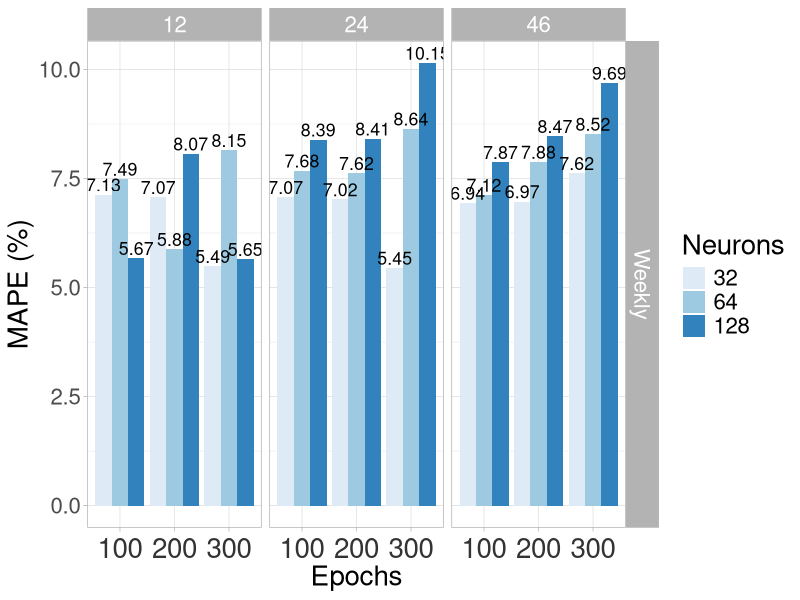
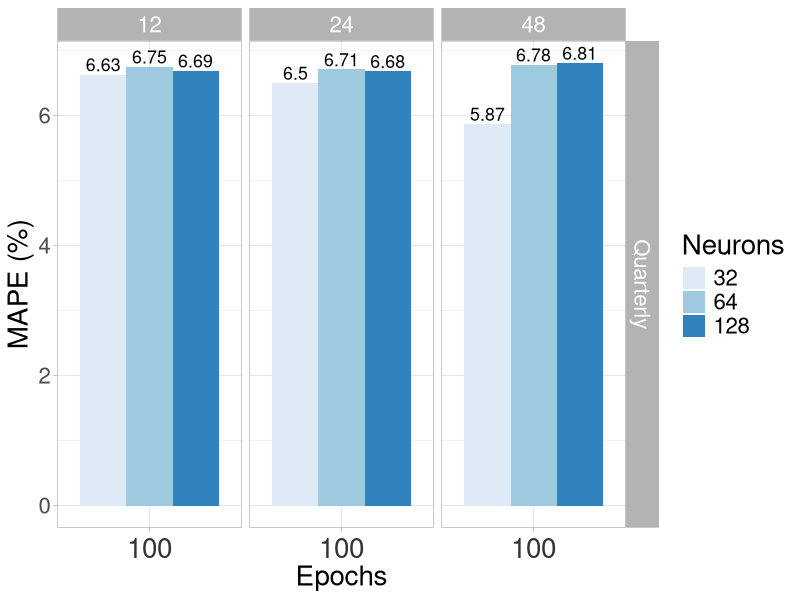
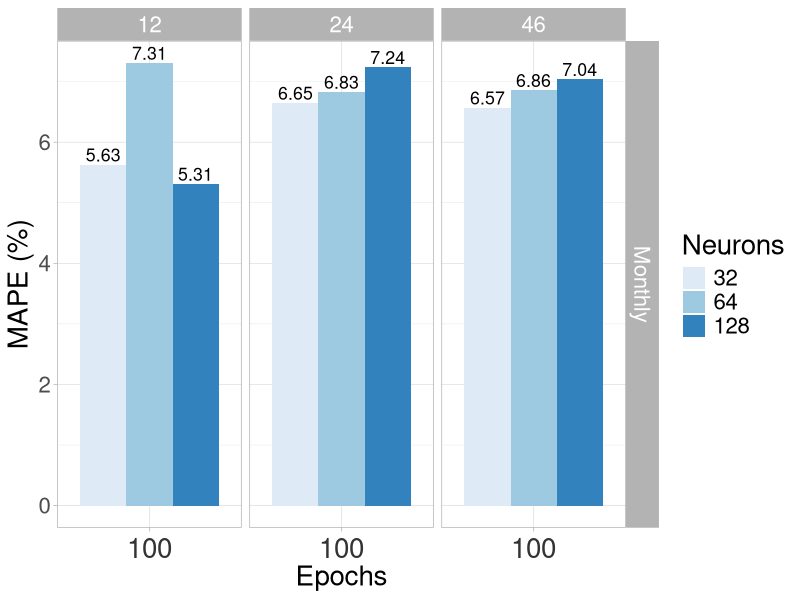

Source code (R) for these figures, in order:
library(readxl)
wkv <- read_excel("Weekly_CNNLSTM_Results.xlsx")
mv<- read_excel("Monthly_CNNLSTM_Results.xlsx")
tv<- read_excel("Trimester_CNNLSTM_Results.xlsx")
#wkv<-rbind(wkv,mv,tv)

Timeline<-1:27
Timeline[1:27]<-"Weekly"
#Timeline[28:54]<-"Monthly"
wkv$Timeline<-cbind(Timeline)

library(dplyr)
library(ggplot2)
wkv$Neurons = as.factor(wkv$Neurons)
wkv$Batches=as.factor(wkv$Batches)
wkv$Epochs=as.factor(wkv$Epochs)
wkv$Timeline=as.factor(wkv$Timeline)


wkv%>%filter(Timeline=="Weekly")%>% ggplot(aes(x=Epochs, y=MAPE,fill=Neurons))+ 
  geom_bar(stat = "identity", position="dodge") + 
  facet_grid(Timeline~Batches) + theme_light()+
  geom_text(aes(label = MAPE), size=4.5,
            position = position_dodge(width = 0.9), 
            vjust = -.25)+
  theme(text = element_text(size=20),
        axis.text.x = element_text(color = "grey20",size = 20,hjust = .5, 
                                   vjust = .5, face = "plain"))+
  labs(x="Epochs", y= "MAPE (%)")+
  scale_fill_brewer()


# TRIMESTER PLOTS
Timeline<-1:9
Timeline[1:9]<-"Quarterly"

tv$Timeline<-cbind(Timeline)

tv$Neurons = as.factor(tv$Neurons)
tv$Batches=as.factor(tv$Batches)
tv$Epochs=as.factor(tv$Epochs)
tv$Timeline=as.factor(tv$Timeline)

tv%>%filter(Timeline=="Quarterly")%>% ggplot(aes(x=Epochs, y=MAPE,fill=Neurons))+ 
  geom_bar(stat = "identity", position="dodge") + 
  facet_grid(Timeline~Batches) + theme_light()+
  geom_text(aes(label = MAPE), size=4.5,
            position = position_dodge(width = 0.9), 
            vjust = -.25)+
  theme(text = element_text(size=20),
        axis.text.x = element_text(color = "grey20",size = 20,hjust = .5, 
                                   vjust = .5, face = "plain"))+
  labs(x="Epochs", y= "MAPE (%)")+
  scale_fill_brewer()

# monthly PLOTS
Timeline<-1:9
Timeline[1:9]<-"Monthly"

mv$Timeline<-cbind(Timeline)

mv$Neurons = as.factor(mv$Neurons)
mv$Batches=as.factor(mv$Batches)
mv$Epochs=as.factor(mv$Epochs)
mv$Timeline=as.factor(mv$Timeline)

mv%>%filter(Timeline=="Monthly")%>% ggplot(aes(x=Epochs, y=MAPE,fill=Neurons))+ 
  geom_bar(stat = "identity", position="dodge") + 
  facet_grid(Timeline~Batches) + theme_light()+
  geom_text(aes(label = MAPE), size=4.5,
            position = position_dodge(width = 0.9), 
            vjust = -.25)+ 
  theme(text = element_text(size=20),
        axis.text.x = element_text(color = "grey20",size = 20,hjust = .5, 
                                   vjust = .5, face = "plain"))+
  labs(x="Epochs", y= "MAPE (%)")+
  scale_fill_brewer()

